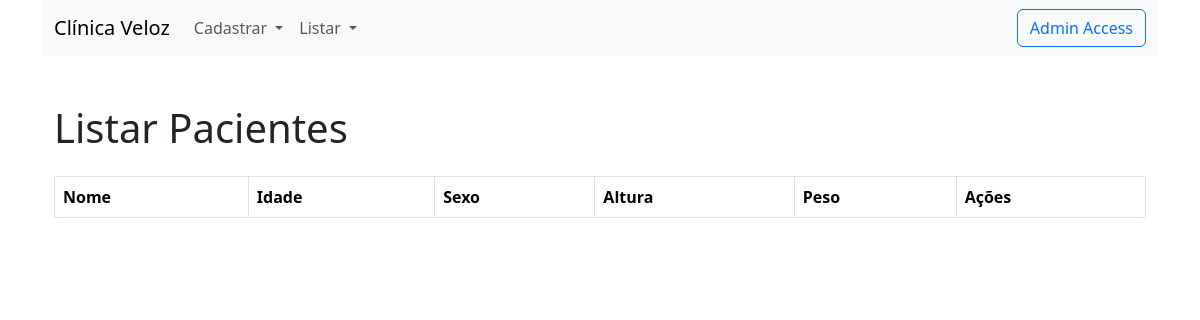
The page /listar-pacientes/ on the database as committed earlier.
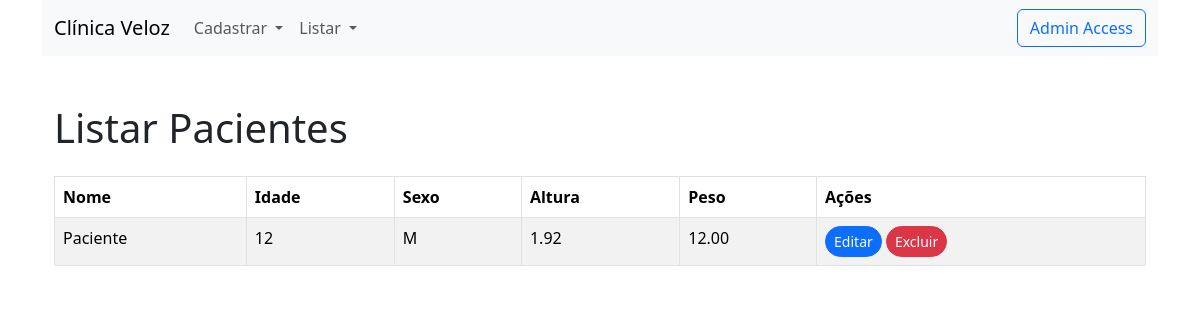
The same page on the database as committed later.
### clinica/models.py (models this page shows, shortened)
class Paciente(models.Model):
    nome = models.CharField(max_length=100)
    idade = models.IntegerField()
    sexo = models.CharField(
        max_length=1, choices=[("M", "Masculino"), ("F", "Feminino")]
    )
    altura = models.DecimalField(max_digits=3, decimal_places=2)
    peso = models.DecimalField(max_digits=5, decimal_places=2)
    criado_em = models.DateTimeField(auto_now_add=True)
    atualizado_em = models.DateTimeField(auto_now=True)

### clinica/views.py (the view)
# urls.py: path("listar-pacientes/", ListarPacientes.as_view(), name="listar_pacientes"),
class ListarPacientes(ListView):
    template_name = "listar_pacientes.html"
    model = Paciente
    context_object_name = "pacientes"

### clinica/templates/listar_pacientes.html
{% extends 'base.html' %}
{% block content %}
    <div class="container mt-5">
        <h1 class="mb-4">Listar Pacientes</h1>
        <div class="table-responsive">
            <table class="table table-striped table-bordered table-hover rounded">
                <thead class="thead-dark">
                    <tr>
                        <th>Nome</th>
                        <th>Idade</th>
                        <th>Sexo</th>
                        <th>Altura</th>
                        <th>Peso</th>
                        <th>Ações</th>
                    </tr>
                </thead>
                <tbody>
                    {% for paciente in pacientes %}
                        <tr>
                            <td>{{ paciente.nome }}</td>
                            <td>{{ paciente.idade }}</td>
                            <td>{{ paciente.sexo }}</td>
                            <td>{{ paciente.altura }}</td>
                            <td>{{ paciente.peso }}</td>
                            <td>
                                <a href="{% url 'clinica:editar_paciente' paciente.id %}" class="btn btn-primary btn-sm rounded-pill">Editar</a>
                                <a href="{% url 'clinica:excluir' 'paciente' paciente.id %}" class="btn btn-danger btn-sm rounded-pill">Excluir</a>
                            </td>
                        </tr>
                    {% endfor %}
                </tbody>
            </table>
        </div>
    </div>
{% endblock %}

### clinica/templates/base.html (shortened to what this page needs)
{% load static %}
<!DOCTYPE html>
<html lang="pt-br">
<head>
  <link href="https://cdn.jsdelivr.net/npm/bootstrap@5.3.3/dist/css/bootstrap.min.css" rel="stylesheet">
</head>
<body>
  <div class="container">
  <header>
    <nav class="navbar navbar-expand-lg navbar-light bg-light">
      <div class="container-fluid">
        <a class="navbar-brand" href="{% url 'clinica:home' %}">Clínica Veloz</a>
        <div class="collapse navbar-collapse" id="navbarNav">
          <ul class="navbar-nav me-auto">
            <li class="nav-item dropdown">
              <a class="nav-link dropdown-toggle" href="#" id="cadastrarDropdown" role="button" data-bs-toggle="dropdown" aria-expanded="false">
                Cadastrar
              </a>
            </li>
            <li class="nav-item dropdown">
              <a class="nav-link dropdown-toggle" href="#" id="listarDropdown" role="button" data-bs-toggle="dropdown" aria-expanded="false">
                Listar
              </a>
            </li>
          </ul>
          <a class="btn btn-outline-primary" href="/admin">Admin Access</a>
        </div>
      </div>
    </nav>
  </header>
  {% block content %}
  {% endblock %}
  </div>
</body>
</html>

Rows that differ between the two databases and show on the page:
added Paciente: nome "Paciente", idade "12", sexo "M", altura "1.92", peso "12.00"
